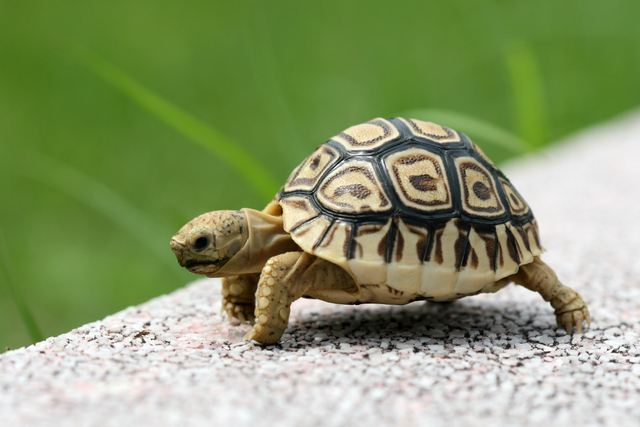
#> input picture python/images/turtle.jpg, 640 x 427 px
$ jupyter execute image_processing.ipynb
#> lines starting #> are read from the running program, lines starting #| are printed output that depends on the picture; after the words box and inside, x2 and y2 are one past the last pixel; in counts of white or black regions, pixels touching at a corner belong together
[cell 1]
import cv2
import numpy as np
import matplotlib.pyplot as plt

# 通道交换

## 方法1

[cell 2]
img = cv2.imread("./images/turtle.jpg") # bgr  flag=1==> color; flag=0==>gray
#> img is the input picture: shape (427, 640, 3); mean B, G, R 107.1, 151.9, 136.6
b = img[:, :, 0].copy()
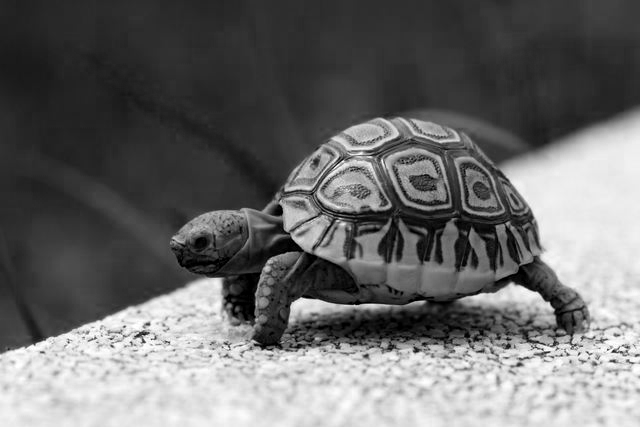
#> b: shape (427, 640); min 0, max 255, mean 107.1
g = img[:, :, 1].copy()
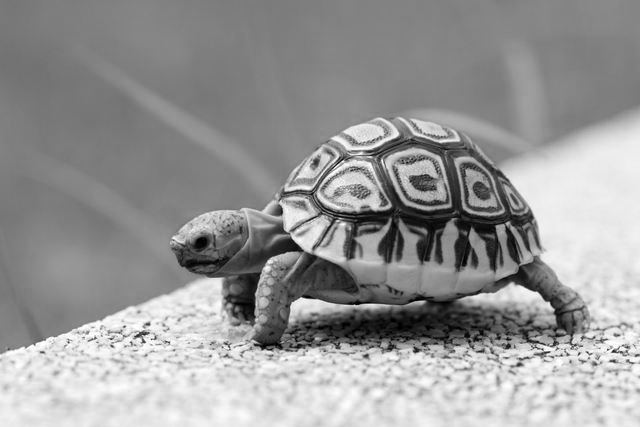
#> g: shape (427, 640); min 0, max 255, mean 151.9
r = img[:, :, 2].copy()
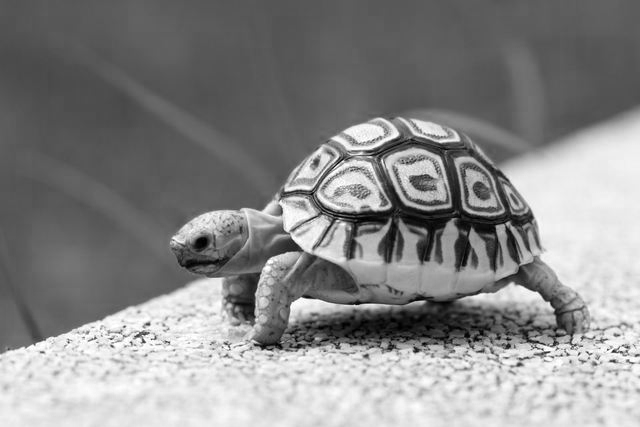
#> r: shape (427, 640); min 0, max 255, mean 136.6

# BGR --> RGB
img[:, :, 0] = r
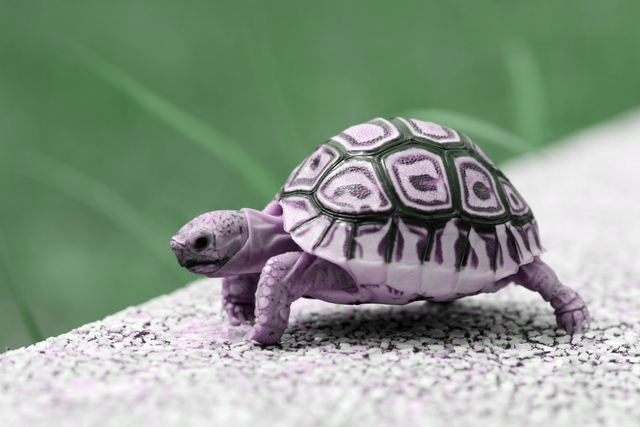
#> img: shape (427, 640, 3); mean B, G, R 136.6, 151.9, 136.6
img[:, :, 1] = g
img[:, :, 2] = b

plt.imshow(img)

## 方法2

[cell 3]
img = cv2.imread('./images/turtle.jpg')
img_gray = cv2.cvtColor(img, cv2.COLOR_BGR2RGB)

# 灰度化(Grayscale)

## 方法1

[cell 4]
# 方法1
grayscale = 0.2126*r + 0.7152*g + 0.0722*b
grayscale = grayscale.astype(np.uint8)
plt.imshow(grayscale, cmap='gray')

## 方法2

[cell 5]
grayscale = cv2.cvtColor(img, cv2.COLOR_BGR2GRAY)
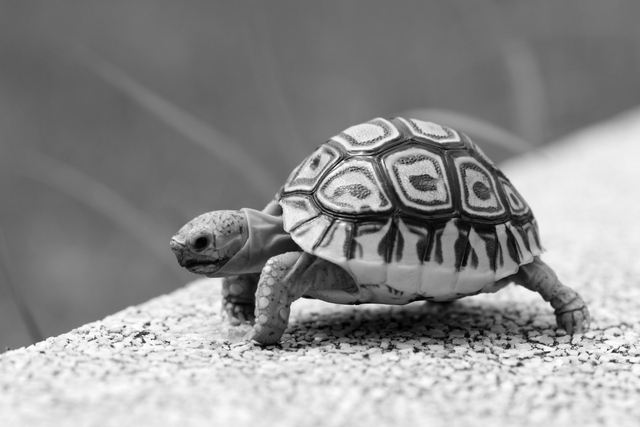
#> grayscale: shape (427, 640); min 0, max 255, mean 142.2
print(grayscale)
#> (printed output is left out)
plt.imshow(grayscale, cmap='gray')

# 二值化

[cell 6]
th = 128
out = grayscale.copy()
out[out < th] = 0
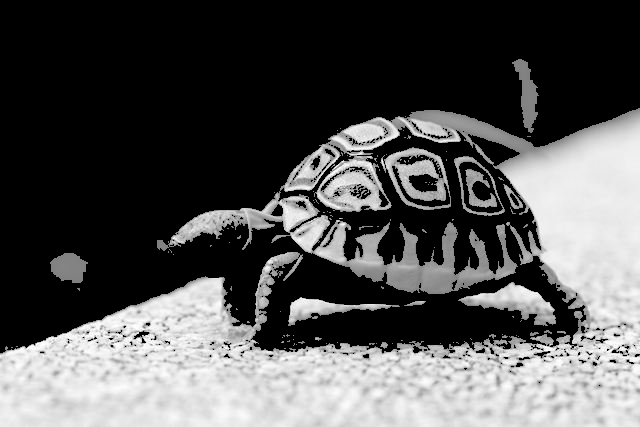
#> out: shape (427, 640); min 0, max 255, mean 83.1
out[out >= th] = 255
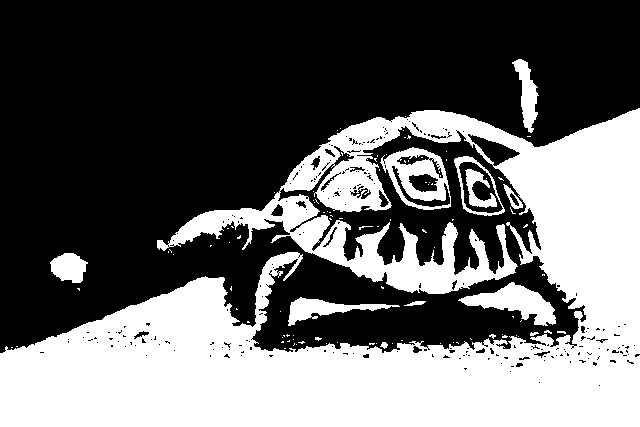
#> out: shape (427, 640); 40.2% white; 105 white regions (92 under 20 px), largest, box (x1, y1, x2, y2) and area: (0, 108, 640, 427) 101290, (380, 147, 451, 210) 2080, (458, 282, 556, 326) 1896
plt.imshow(out, cmap='gray')

## 大津二值化算法(Otsu's Method)

大津算法，也被称作最大类间方差法，是一种可以自动确定二值化中阈值的算法，从类内方差和类间方差的比值计算得来：

[cell 7]
max_sigma = 0
max_t = 0
out = grayscale
H, W = out.shape
#> H = 427; W = 640
for _t in range(1, 255):
    v0 = out[np.where(out < _t)]
    m0 = np.mean(v0) if len(v0) > 0 else 0.
    w0 = len(v0) / (H*W)
    v1 = out[np.where(out >= _t)]
    m1 = np.mean(v1) if len(v1) > 0 else 0.
    w1 = len(v1) / (H*W)
    sigma = w0 *w1 * ((m0-m1)**2)
    if sigma > max_sigma:
        max_sigma = sigma
        max_t = _t
#> this loop made 254 passes
#> (m0, w0, m1, w1, sigma, max_sigma) on passes 1 to 12: (0, 0.000128, 142.2, 1, 2.59, 2.59), (0.624, 0.00034, 142.2, 1, 6.82, 6.82), (1.09, 0.000512, 142.3, 0.999, 10.21, 10.21), (1.57, 0.000684, 142.3, 0.999, 13.54, 13.54), (2.19, 0.000918, 142.3, 0.999, 18.02, 18.02), (2.76, 0.00115, 142.4, 0.999, 22.44, 22.44), (3.35, 0.00141, 142.4, 0.999, 27.2, 27.2), (4.15, 0.00181, 142.5, 0.998, 34.51, 34.51), (4.81, 0.00218, 142.5, 0.998, 41.26, 41.26), (5.56, 0.00265, 142.6, 0.997, 49.67, 49.67), (6.31, 0.00319, 142.6, 0.997, 59.18, 59.18), (7.09, 0.00383, 142.7, 0.996, 70.15, 70.15)
#> after the loop, max_sigma = 3005.3; max_t = 161
print("threshold: ", max_t)
#| threshold:  161
th = max_t
#> th = 161
out[out < th] = 0
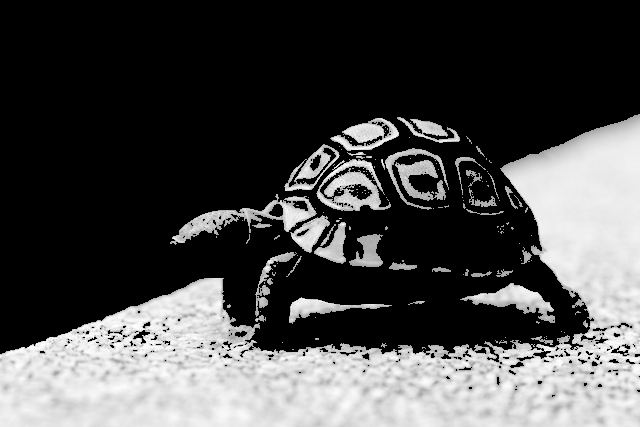
#> out: shape (427, 640); min 0, max 255, mean 74.1
out[out > th] = 255
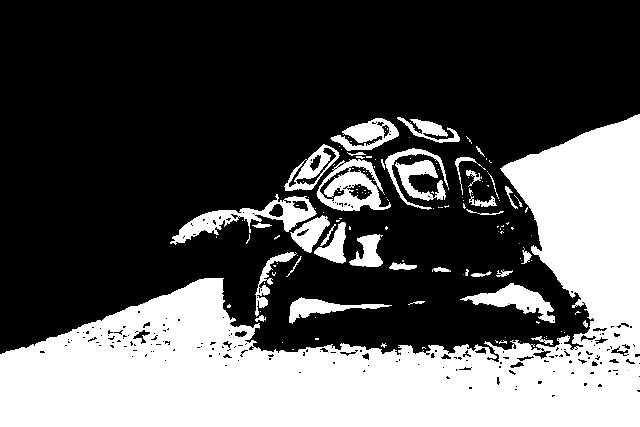
#> out: shape (427, 640); min 0, max 255, mean 86.3
plt.imshow(out, cmap='gray')

# HSV变换

HSV 即使用**色相（Hue）、饱和度（Saturation）、明度（Value）**来表示色彩的一种方式。

色相：将颜色使用0到360度表示，就是平常所说的颜色名称，如红色、蓝色。色相与数值按下表对应：

红	黄	绿	青色	蓝色	品红	红
0	60	120	180	240	300	360
饱和度：是指色彩的纯度，饱和度越低则颜色越黯淡( 0<= S < 1)；

明度：即颜色的明暗程度。数值越高越接近白色，数值越低越接近黑色 ( 0 <= V < 1)；

从 RGB 色彩表示转换到 HSV 色彩表示通过以下方式计算：

R,G,B的值在[0, 1]之间：

        Max = max(R,G,B)
        Min = min(R,G,B)

        H =  { 0                            (if Min=Max)
               60 x (G-R) / (Max-Min) + 60  (if Min=B)
               60 x (B-G) / (Max-Min) + 180 (if Min=R)
               60 x (R-B) / (Max-Min) + 300 (if Min=G)
               }

        V = Max

        S = Max - Min

从 HSV 色彩表示转换到 RGB 色彩表示通过以下方式计算：

        C = S

        H' = H / 60

        X = C (1 - |H' mod 2 - 1|)

        (R,G,B) = (V - C) (1,1,1) + { (0, 0, 0)  (if H is undefined)
                                      (C, X, 0)  (if 0 <= H' < 1)
                                      (X, C, 0)  (if 1 <= H' < 2)
                                      (0, C, X)  (if 2 <= H' < 3)
                                      (0, X, C)  (if 3 <= H' < 4)
                                      (X, 0, C)  (if 4 <= H' < 5)
                                      (C, 0, X)  (if 5 <= H' < 6)}
请将色相反转（色相值加180），然后再用 RGB 色彩空间表示图片。

[cell 8]
# BGR > HSV
# Read image
img = cv2.imread("./images/turtle.jpg").astype(np.float32) / 255.

# [43 lines of commented-out code are left out]

img = cv2.cvtColor(img, cv2.COLOR_BGR2HSV)
#> img: shape (427, 640, 3) float32; mean H, S, V 87.8, 0.4, 0.6
plt.imshow(out, cmap='gray')

$ run again, with python/images/13_Interview_Interview_2_People_Visible_13_167_117.jpg copied over python/images/turtle.jpg
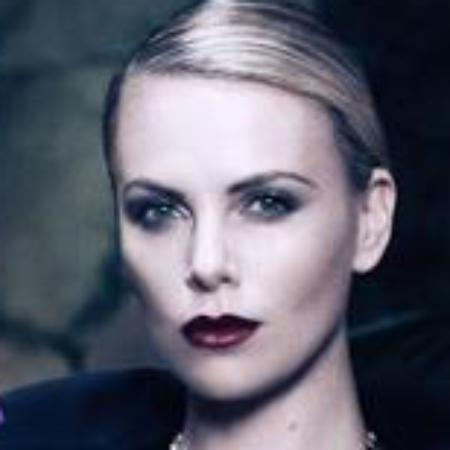
#> input picture python/images/13_Interview_Interview_2_People_Visible_13_167_117.jpg, 450 x 450 px
#> img is the input picture: shape (450, 450, 3); mean B, G, R 107.9, 94.4, 93.6
#> (printed output is left out)
#> `out[out >= th] = 255`:
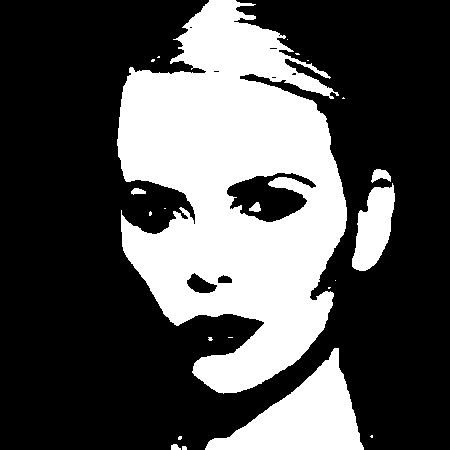
#> out: shape (450, 450); 32.4% white; 22 white regions (15 under 20 px), largest, box (x1, y1, x2, y2) and area: (117, 0, 347, 394) 55267, (205, 348, 364, 450) 7405, (352, 183, 395, 271) 2372
#> the loop `for _t in range(1, 255):` made 254 passes
#> (v0, m0, w0, m1, w1, sigma, max_sigma) on pass 2: ([1, 1, 1, 1, 1, 1, 1], 1, 3.46e-05, 95.75, 1, 0.31, 0.31)
#> after the loop `for _t in range(1, 255):`: max_sigma = 4551.4; max_t = 119
#| threshold:  119
#> `out[out > th] = 255`:
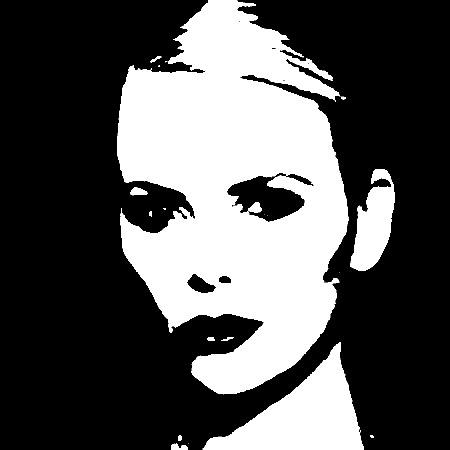
#> out: shape (450, 450); min 0, max 255, mean 86.4

$ run again, with python/images/51_Dresses_wearingdress_51_228_95.jpg copied over python/images/turtle.jpg
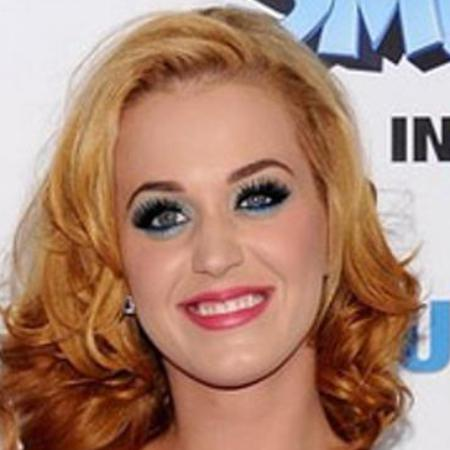
#> input picture python/images/51_Dresses_wearingdress_51_228_95.jpg, 450 x 450 px
#> img is the input picture: shape (450, 450, 3); mean B, G, R 114.3, 132, 169.7
#> (printed output is left out)
#> `out[out >= th] = 255`:
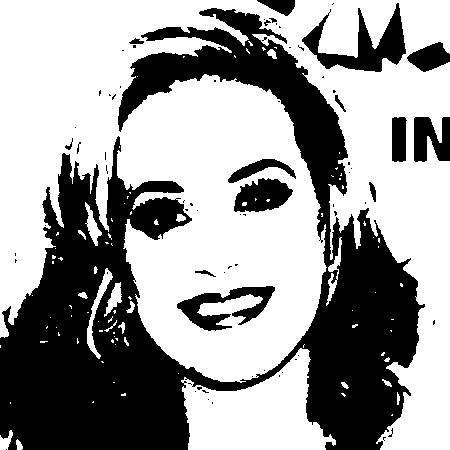
#> out: shape (450, 450); 60.8% white; 72 black regions (56 under 20 px), largest, box (x1, y1, x2, y2) and area: (0, 8, 425, 450) 69368, (302, 3, 406, 72) 2694, (177, 286, 275, 331) 1806
#> the loop `for _t in range(1, 255):` made 254 passes
#> (v0, m0, w0, m1, w1, sigma, max_sigma) on pass 1: ([0, 0, 0, 0, 0, 0, 0, 0, 0, 0, 0, 0, 0, 0], 0, 6.91e-05, 141.3, 1, 1.38, 1.38)
#> after the loop `for _t in range(1, 255):`: max_sigma = 2391.4; max_t = 136
#| threshold:  136
#> `out[out > th] = 255`:
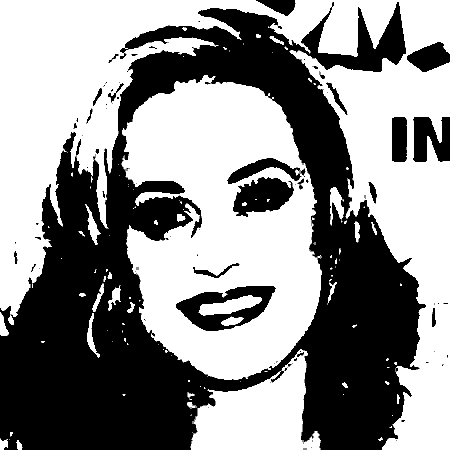
#> out: shape (450, 450); min 0, max 255, mean 141.3
